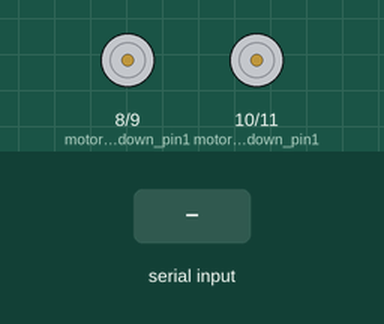
The sketch below on a simulated Arduino Uno, built with avr-gcc and run on an emulated ATmega328P. On the bench: motor-driver pin pairs drawn as motors (green arrow = first pin HIGH = forward, orange = second pin HIGH = backward, longer = more drive). The test bench sets the inputs (shaded band).

Above: at 1.2 s.
1.3 s: "F" received over the second serial link
Timing chart, 0 to 4.3 s (numbered marks = the images above; inputs shaded):
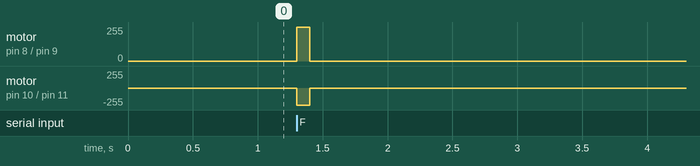

The sketch:

BluetoothCar.ino
```cpp
#include<SoftwareSerial.h>


int motor1_look_up_and_down_pin1 = 8;
int motor1_look_up_and_down_pin2 = 9;

int motor2_look_up_and_down_pin1 = 10;
int motor2_look_up_and_down_pin2 = 11;

//Bluetooth serial
const int txpin = 13;
const int rxpin = 12;
SoftwareSerial blue(txpin, rxpin);

char Command = 'o'  ;

void setup() {
 blue.begin(9600);

  pinMode(motor1_look_up_and_down_pin1, OUTPUT);
  pinMode(motor1_look_up_and_down_pin2, OUTPUT);
  pinMode(motor2_look_up_and_down_pin1, OUTPUT);
  pinMode(motor2_look_up_and_down_pin2, OUTPUT);

}

void loop() {
   Serial.println(blue.read());


   if (blue.available()) {
       Command = blue.read();


       if (Command == 'F' ){
     digitalWrite(motor2_look_up_and_down_pin1, LOW);
     digitalWrite(motor2_look_up_and_down_pin2, HIGH);

       digitalWrite(motor1_look_up_and_down_pin1, HIGH);
     digitalWrite(motor1_look_up_and_down_pin2, LOW);

     delay(100);

     digitalWrite(motor2_look_up_and_down_pin1, LOW);
     digitalWrite(motor2_look_up_and_down_pin2, LOW);

      digitalWrite(motor1_look_up_and_down_pin1, LOW);
     digitalWrite(motor1_look_up_and_down_pin2, LOW);

     }

      if (Command == 'B'){
     digitalWrite(motor2_look_up_and_down_pin1, HIGH);
     digitalWrite(motor2_look_up_and_down_pin2, LOW);

          digitalWrite(motor1_look_up_and_down_pin1, LOW);
     digitalWrite(motor1_look_up_and_down_pin2, HIGH);

     delay(100);
     digitalWrite(motor2_look_up_and_down_pin1, LOW);
     digitalWrite(motor2_look_up_and_down_pin2, LOW);

     digitalWrite(motor1_look_up_and_down_pin1, LOW);
     digitalWrite(motor1_look_up_and_down_pin2, LOW);

     }


   }

}
```

Measured:
- after the input at 1.3 s, motor on pin 8 (motor1_look_up_and_down_pin1) / pin 9 (motor1_look_up_and_down_pin2): stopped → forward 255/255 at once, → stopped 0.10 s later; motor on pin 10 (motor2_look_up_and_down_pin1) / pin 11 (motor2_look_up_and_down_pin2): stopped → backward 255/255 at once, → stopped 0.10 s later
